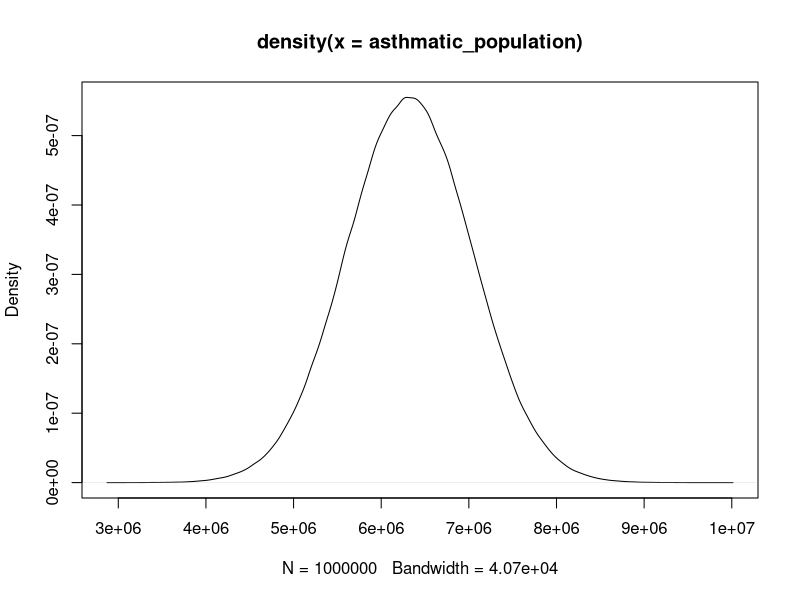
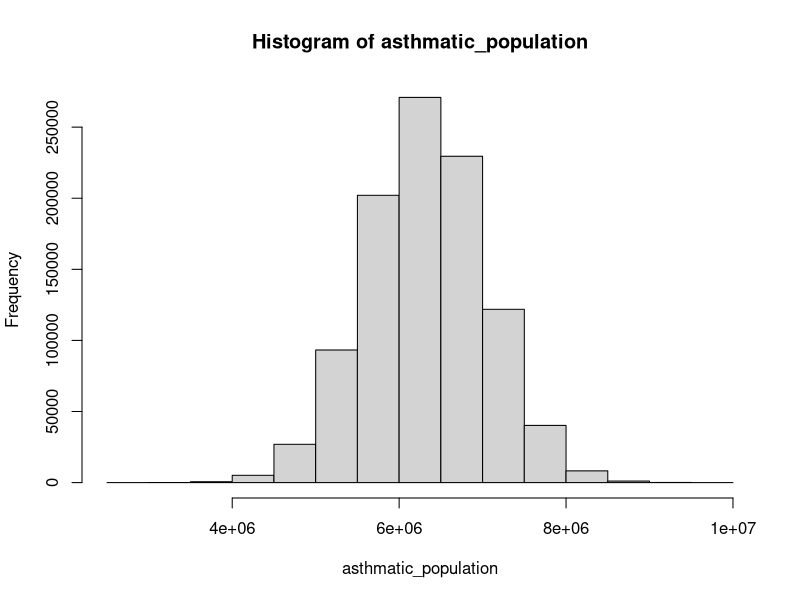
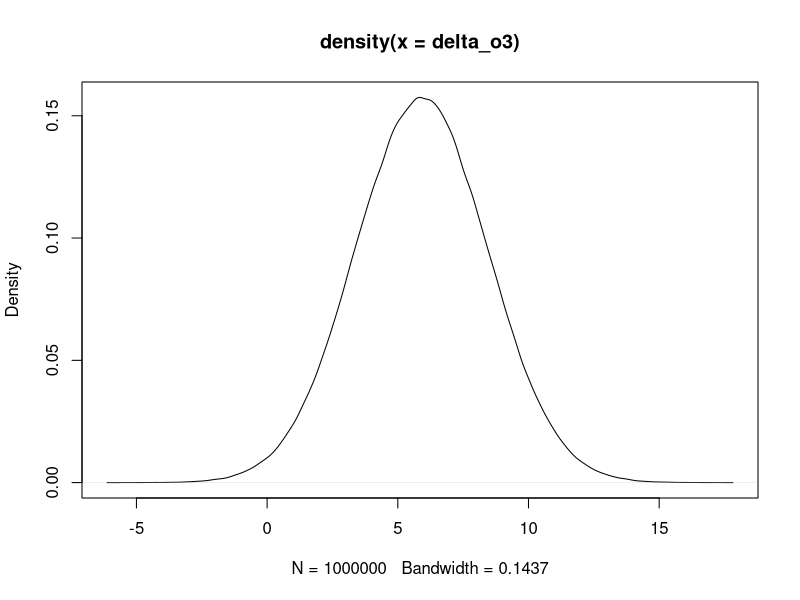
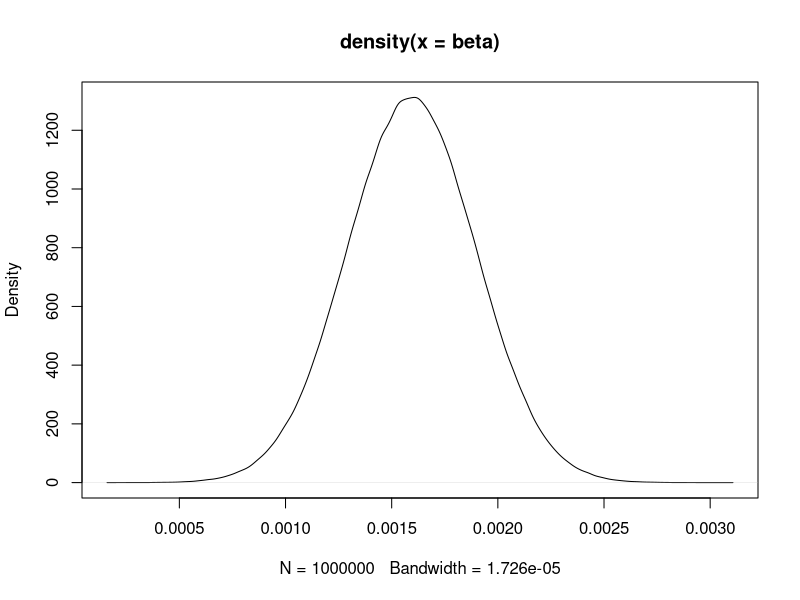
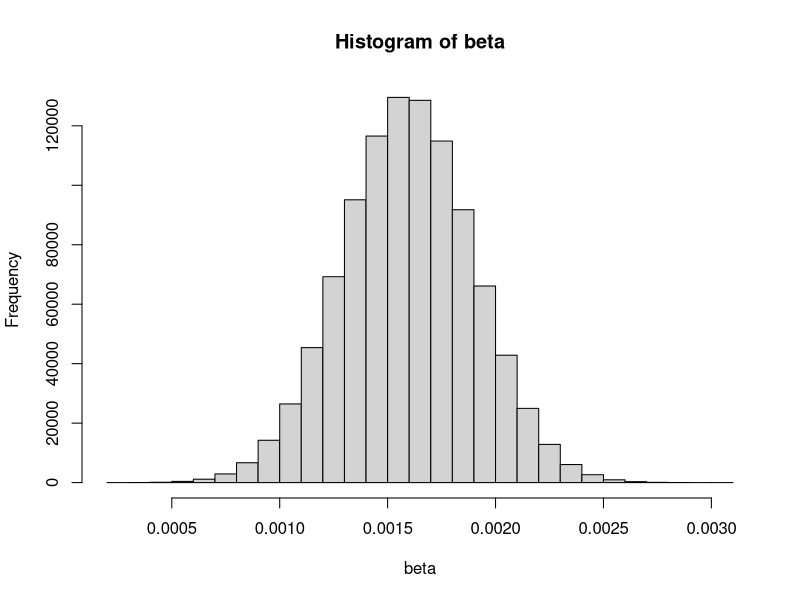
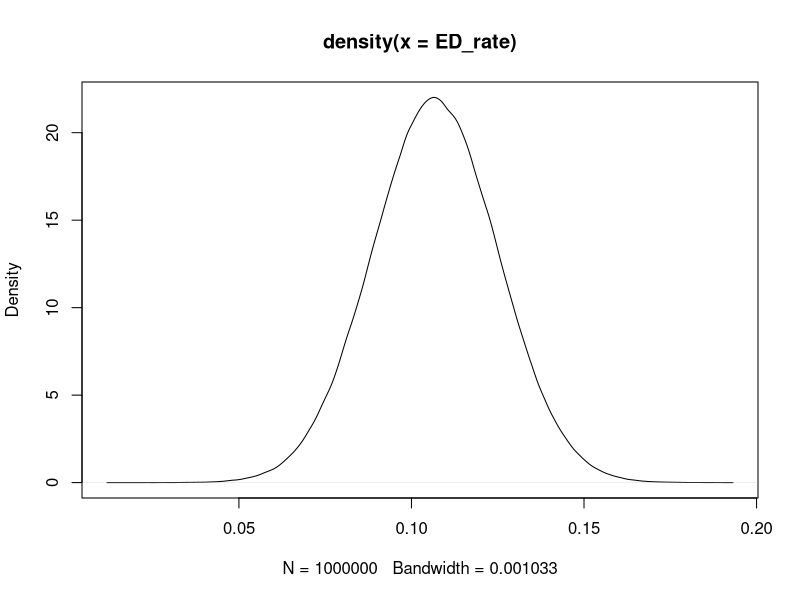
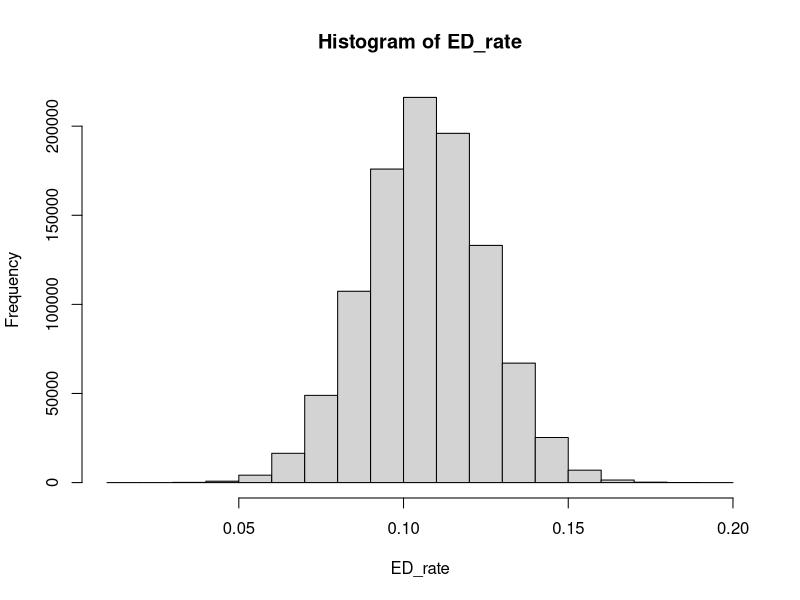
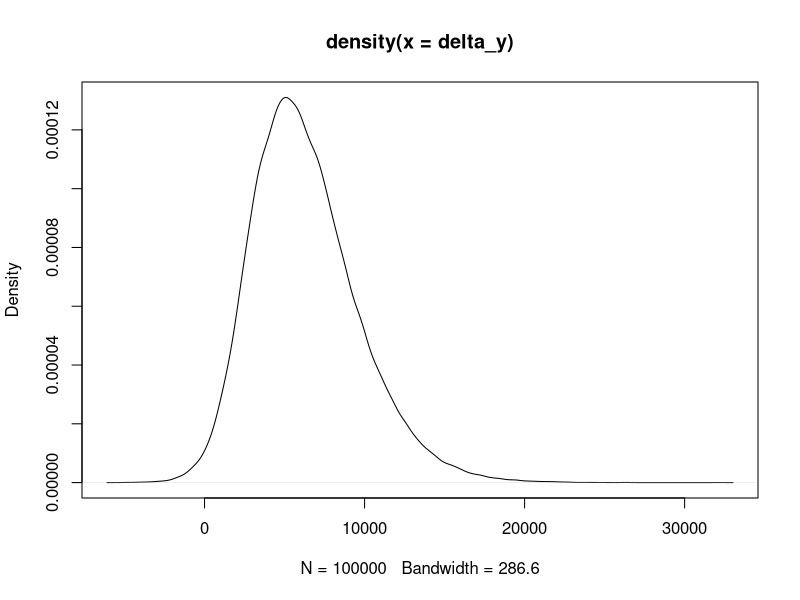

The R script that drew these images, in order:
# ------------------------------------------------------------------------------
# Title: Draft Monte Carlo approahc to estimating excess asthma emergency depart
#        visits due to wildfire-generated ozone
# Authors: Jacob Pratt 
# Date Created: 7/25/16
# ------------------------------------------------------------------------------

# HIA Distributions ------------------------------------------------------------
# The first step is to generate a distribution of values for each term in the 
# Health Impact Assessment formula for our Monte Carlo approach to draw from

set.seed(25) # random seed

# Population at risk term distribution (add source)
asthmatic_population <- rnorm(1000000, mean = 6319623, sd = 716510)
# Standard error (SE) will work in place of standard deviation (SD)
# SE is generally the model estimation of SD

# with a large enough sample, our distribution should be normal due to central
# limit theorem

# Check that the distribution approximates the source point estimate and 95% CI
plot(density(asthmatic_population))
hist(asthmatic_population)
# check bounds; should line up with mean and CI pretty well
quantile(asthmatic_population, c(0.025, .5, 0.975))

# Delta ozone over timeframe (add source and insert timeframe here)
delta_o3 <- rnorm(1000000, mean = 5.91, sd = 2.53)
plot(density(delta_o3))
# 95% bounds and median
quantile(delta_o3, c(0.025, .5, 0.975))

# Beta estimate of the effect of ozone on asthma hospitalization (add source)
beta <- rnorm(1000000, mean = .001594, sd = .0003043)

# distribution of beta
plot(density(beta))
hist(beta)
# Calculation of median, and 2.5% observation and 97.5% observation. 
quantile(beta, c(0.025, 0.50, 0.975))

# ED visit rate
ED_rate <- rnorm(1000000, mean = .1068, sd = .0182)
# distribution of ED_Rate
plot(density(ED_rate))
hist(ED_rate)
# Calculation of median, and 2.5% observation and 97.5% observation. 
quantile(ED_rate, c(0.025, 0.50, 0.975))

# Monte Carlo approach ---------------------------------------------------------
# Estimating median ED visits due to wildfire-generated ozone and 95% bounds 

# number of times to run resampling
n <- 100000

# create a vector to populate with a loop (computationally more efficient)

delta_y <- vector("double", length = n)

# beginning of loop
for(i in 1:n) {
  # take one random value with replacement from the ED_rate distribution
  est_y0 <- sample(ED_rate, 1, replace = T)
  # take one random value from the beta distribution with replacement
  est_beta <- sample(beta, 1, replace = T)
  # take one random value from the ozone distribution with replacement
  est_delta_o3 <- sample(delta_o3, 1, replace = T)
  # take one random value from the population at risk distribution with replacement
  pop_at_risk <- sample(asthmatic_population, 1, replace = T)
  
  # apply the HIA formula with the randomly selected values above
  # and save the estimate delta y in the vector, n times
  delta_y[[i]] <- est_y0*(1-exp((-est_beta)*(est_delta_o3)))*pop_at_risk
  
} 
# end of loop

# Check distribution of our delta y values
plot(density(delta_y))
hist(delta_y)

# now calculate the median value of delta y
median <- quantile(delta_y, 0.50)
# 2.5% lower bound
lower_bound <- quantile(delta_y, 0.025)
# 97.5 % upper bound
upper_bound <- quantile(delta_y, 0.975)

title <- cbind(median, lower_bound, upper_bound)



